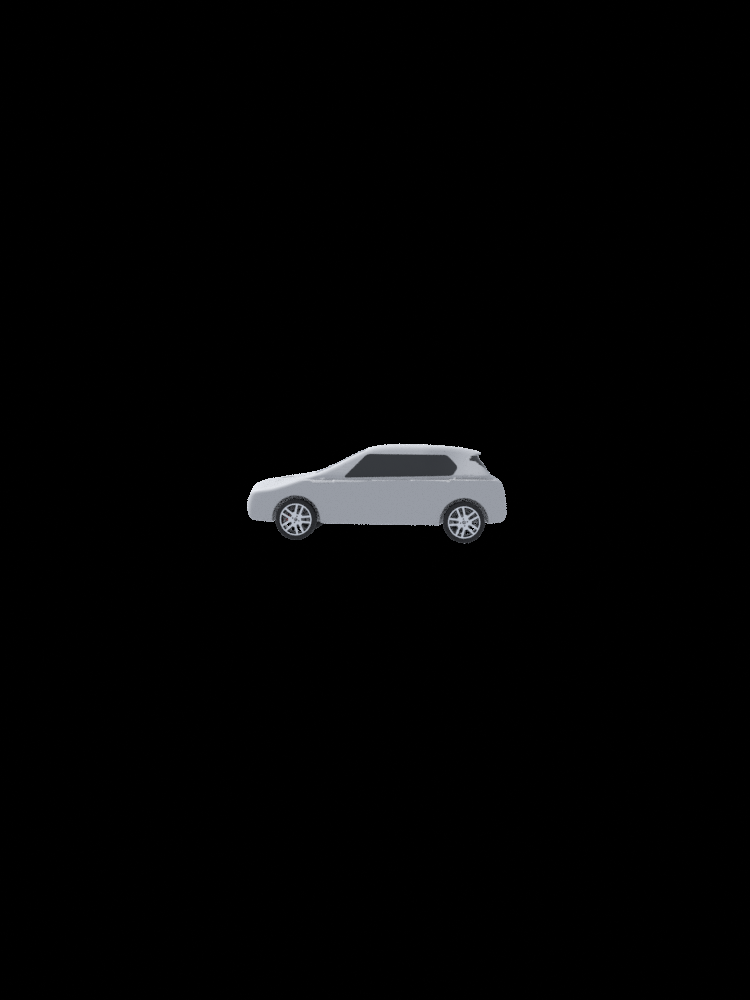
#> input picture modelo_blender/renders/bloco_roda_25.png, 750 x 1000 px, given in place of photo_2026-11-17 11.26.25.jpeg, which was not available
$ python silhuetas.py
#> lines starting #> are read from the running program, lines starting #| are printed output that depends on the picture; after the words box and inside, x2 and y2 are one past the last pixel; in counts of white or black regions, pixels touching at a corner belong together
"""Silhueta do carro em cada foto (GrabCut iniciado pela projeção do modelo atual) e nas vistas geradas (canal alfa).
Salva silhuetas/<vista>.png (255 = carro) e uma prancha de conferência."""
import numpy as np, cv2, os, json
from PIL import Image
W = os.path.dirname(os.path.abspath(__file__)); os.makedirs(os.path.join(W, 'silhuetas'), exist_ok=True)
FOTO = '/mnt/user-data/uploads/Gol de corrida/photo_2026-11-17 11.26.%s.jpeg'
R360 = {'r00': 'gol-00-frente.png', 'r06': 'gol-06-traseira.png'}
tiles = []
for k in ('25', '26', '28', '29', 'r00', 'r06'):
    if k in R360:
        a = np.array(Image.open('/mnt/user-data/uploads/gol-360-rodas-revisadas/' + R360[k]).convert('RGBA'))
        m = (a[..., 3] > 128).astype(np.uint8) * 255; img = a[..., :3][..., ::-1].copy()
    else:
        img = cv2.imread(FOTO % k); h, w = img.shape[:2]
#> further down, img is the input picture: shape (1000, 750, 3); mean B, G, R 3.5, 3.3, 3.2
#> after `h, w = img.shape[:2]`: h = 1000; w = 750
        rm = np.array(Image.open(os.path.join(W, 'renders', f'bloco_{k}.png')).convert('RGBA').resize((w, h)))[..., 3] > 128
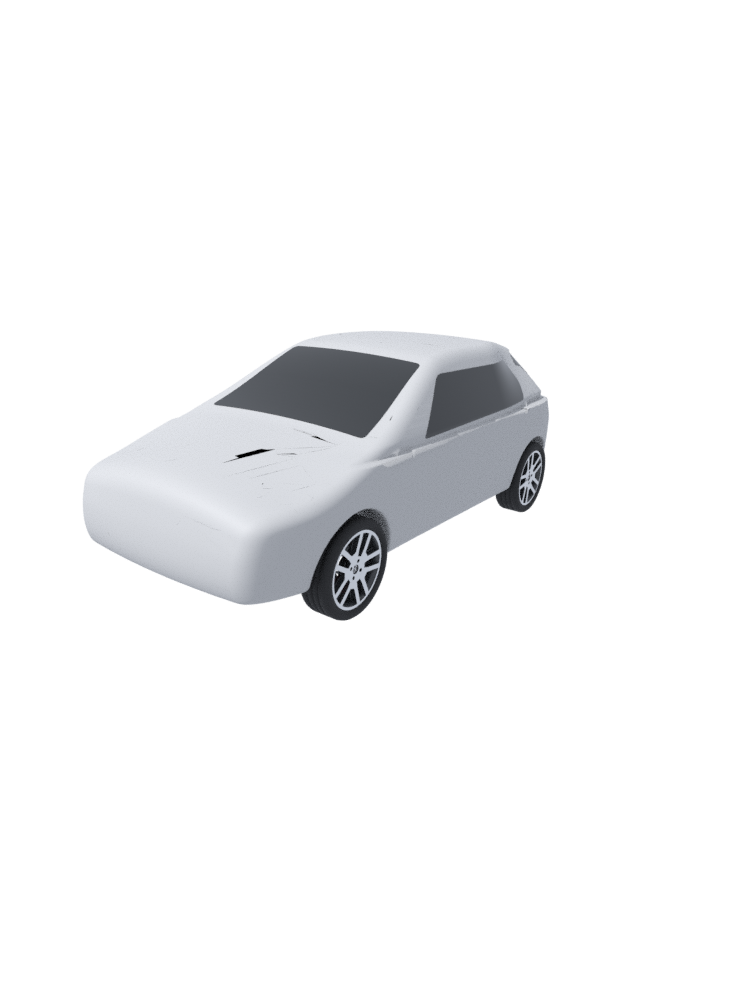
#> input picture modelo_blender/renders/bloco_roda_26.png, 750 x 1000 px, given in place of bloco_25.png, which was not available
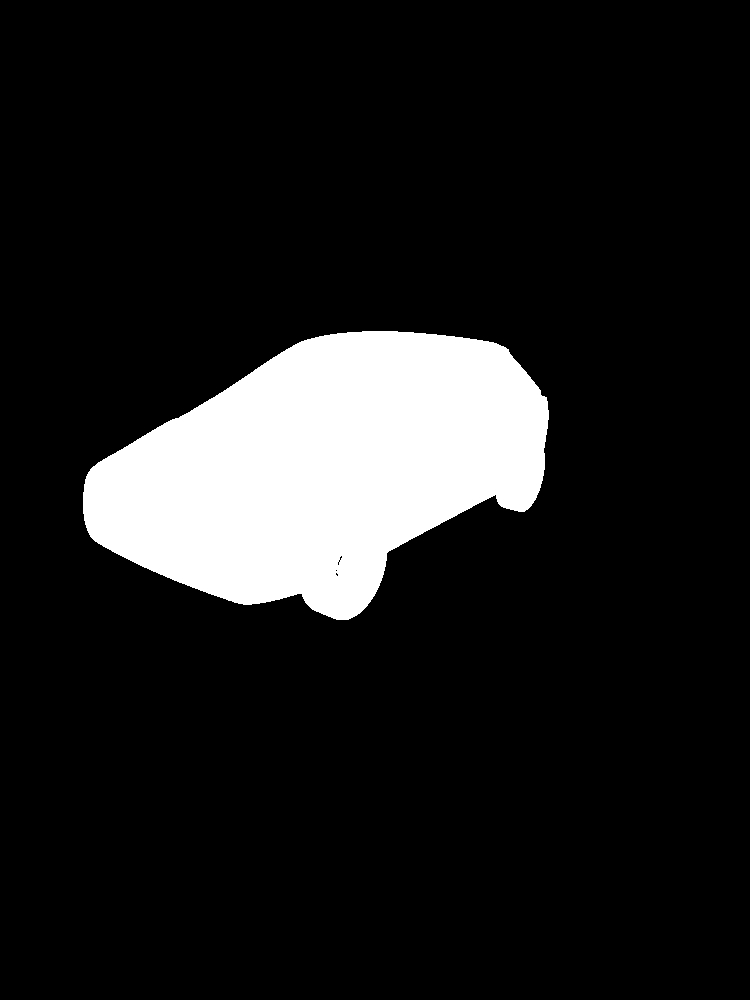
#> rm: shape (1000, 750) bool; 11.8% white; 1 white region, box (x1, y1, x2, y2) and area: (83, 331, 549, 620) 88520
        s = max(w, h) / 1000
#> s = 1
        dil = cv2.dilate(rm.astype(np.uint8), cv2.getStructuringElement(cv2.MORPH_ELLIPSE, (int(60 * s) | 1,) * 2))
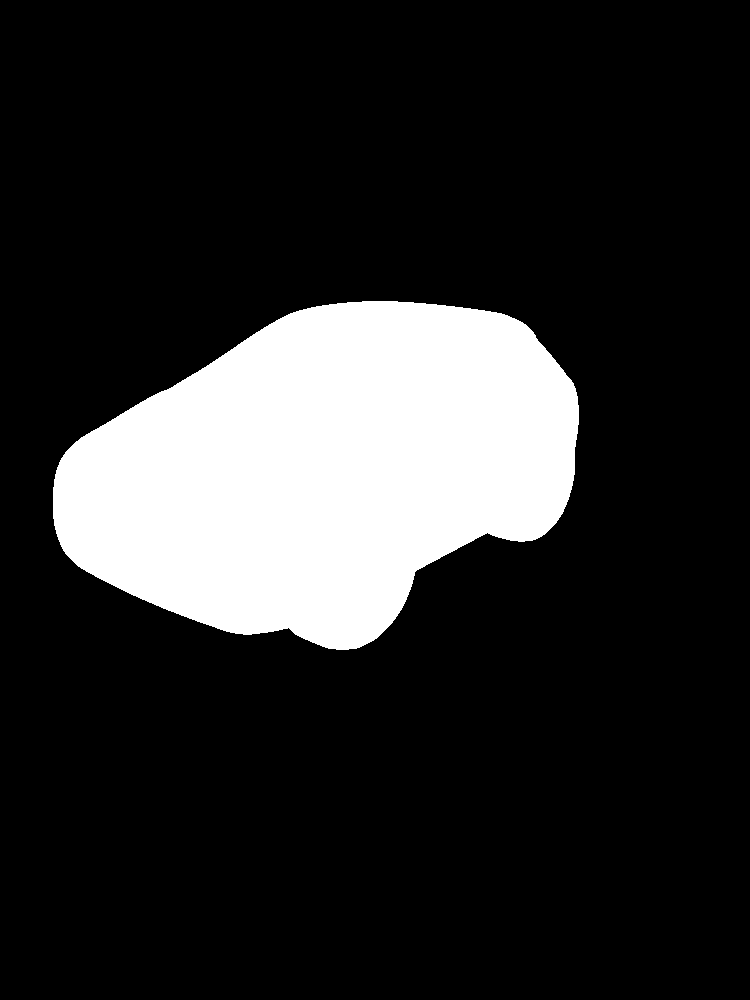
#> dil: shape (1000, 750); values 0 (black) and 1 (white), 17.1% white; 1 white region, box (x1, y1, x2, y2) and area: (53, 301, 579, 650) 128267
        ero = cv2.erode(rm.astype(np.uint8), cv2.getStructuringElement(cv2.MORPH_ELLIPSE, (int(40 * s) | 1,) * 2))
#> ero: shape (1000, 750); values 0 (black) and 1 (white), 8.4% white; 1 white region, box (x1, y1, x2, y2) and area: (103, 351, 529, 600) 62831
        gm = np.full((h, w), cv2.GC_BGD, np.uint8); gm[dil > 0] = cv2.GC_PR_BGD; gm[rm] = cv2.GC_PR_FGD; gm[ero > 0] = cv2.GC_FGD
        bg = np.zeros((1, 65)); fg = np.zeros((1, 65))
        cv2.grabCut(img, gm, None, bg, fg, 8, cv2.GC_INIT_WITH_MASK)
        m = np.where((gm == cv2.GC_FGD) | (gm == cv2.GC_PR_FGD), 255, 0).astype(np.uint8)
        # maior componente + preenche buracos
        n, lab, st, _ = cv2.connectedComponentsWithStats(m); i = 1 + np.argmax(st[1:, 4]); m = (lab == i).astype(np.uint8) * 255
        ff = m.copy(); cv2.floodFill(ff, np.zeros((h + 2, w + 2), np.uint8), (0, 0), 255); m = m | cv2.bitwise_not(ff)
#> after `cv2.floodFill(ff, np.zeros((h + 2, w + 2), np.uint8), (0, 0), 255)`:
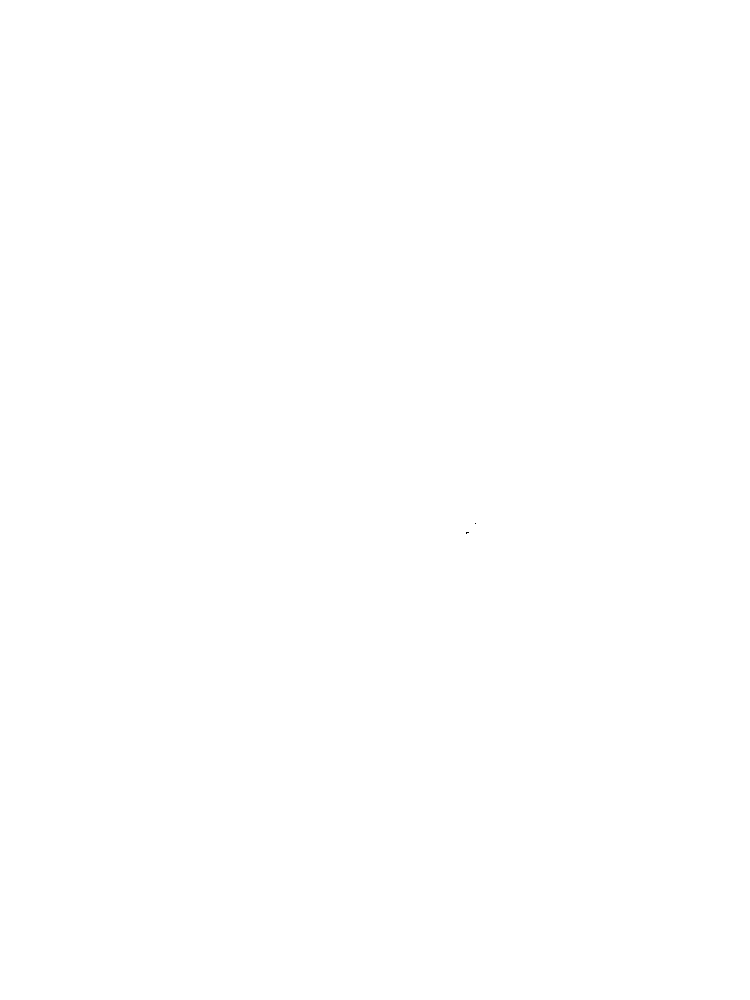
#> ff: shape (1000, 750); 100% white; black in thin lines or dots, all inside (x1, y1, x2, y2) = (466, 523, 476, 534)
    cv2.imwrite(os.path.join(W, 'silhuetas', f'{k}.png'), m)
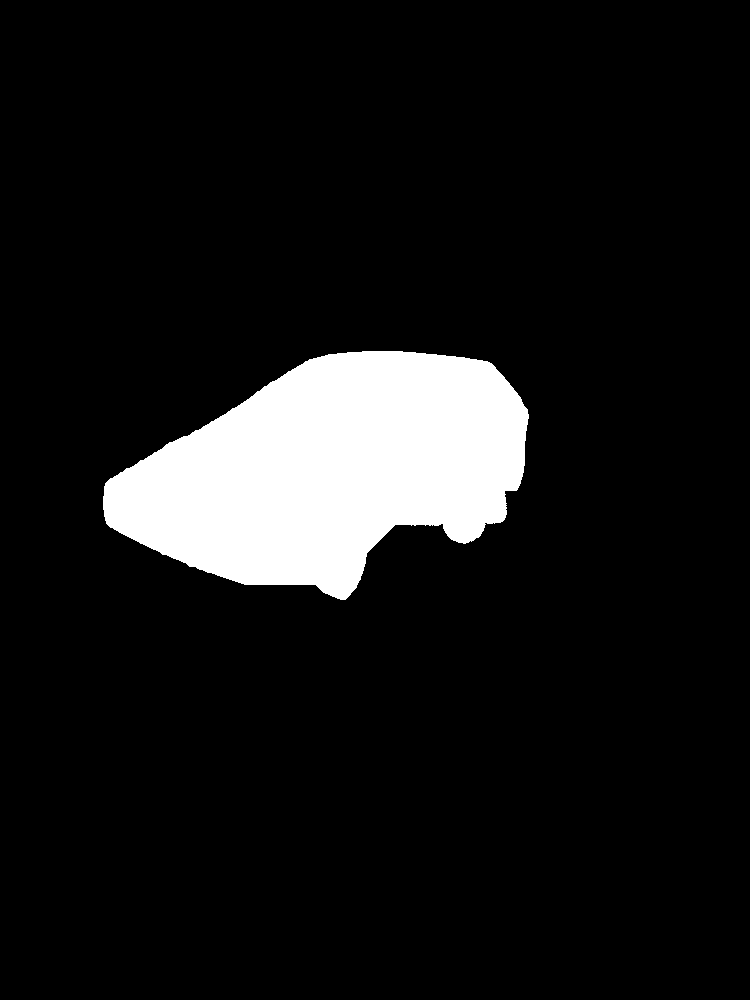
#> saved as 25.png: shape (1000, 750); 9.3% white; 1 white region
    v = img.copy(); cs, _ = cv2.findContours(m, cv2.RETR_EXTERNAL, cv2.CHAIN_APPROX_NONE); cv2.drawContours(v, cs, -1, (0, 0, 255), max(2, img.shape[1] // 500))
#> after `cv2.drawContours(v, cs, -1, (0, 0, 255), max(2, img.shape[1] // 500))`:
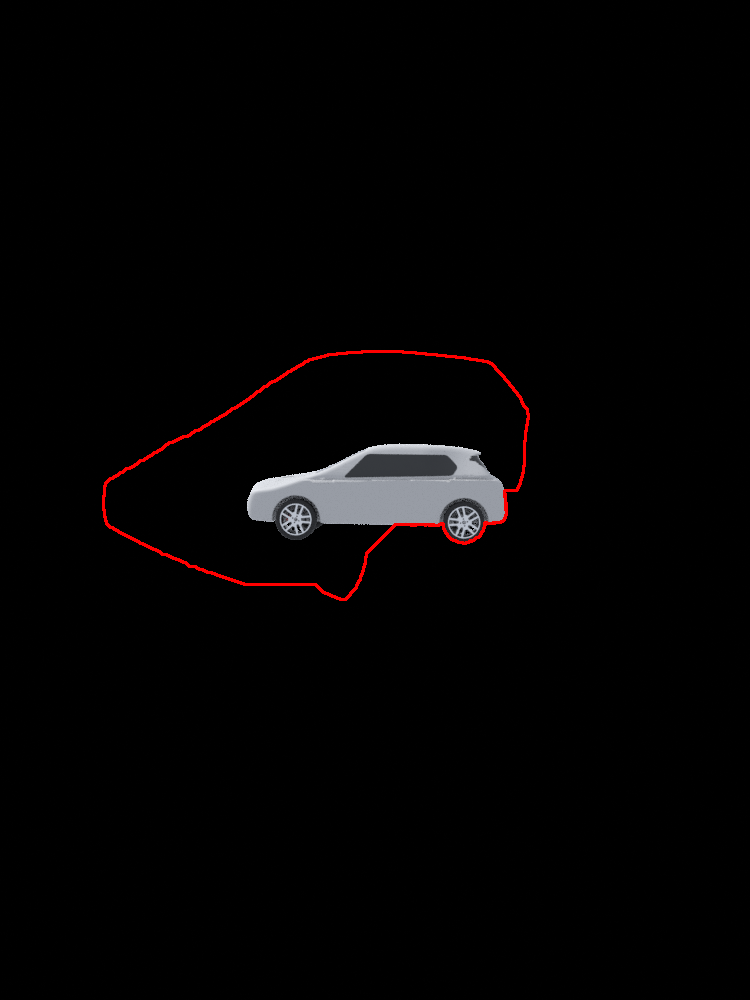
#> v: shape (1000, 750, 3); 0.51% of pixels changed, all inside (x1, y1, x2, y2) = (102, 350, 530, 601)
    t = Image.fromarray(v[..., ::-1]); t = t.resize((700, int(700 * t.height / t.width))); tiles.append(t)
#> (the run stopped early here; a loop or call above may not have finished)
